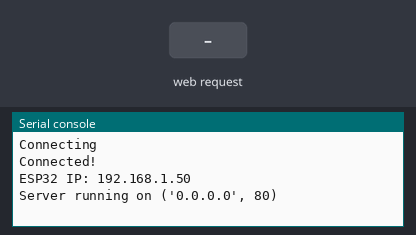
This program was run on a simulated ESP32 board running MicroPython. Shown: the last lines printed to the serial console. Inputs (shaded band) come from the test bench. WiFi joins after 1.5 s.

Above: at 2.7 s.
2.8 s: HTTP request GET /forward received
At 4.0 s:
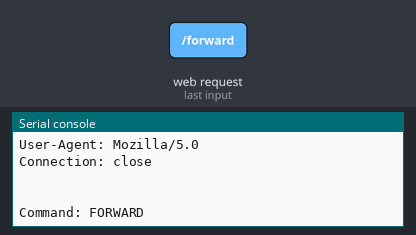
4.3 s: HTTP request GET /backward received
At 5.1 s:
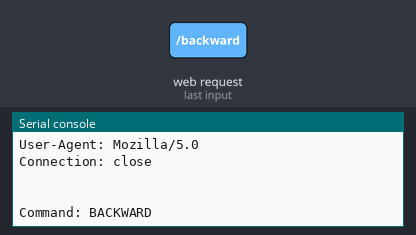
5.8 s: HTTP request GET /stop received
At 6.2 s:
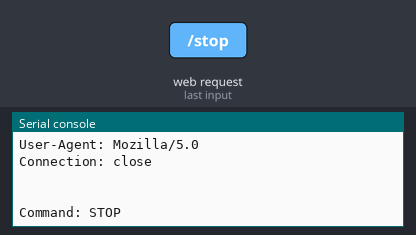
7.3 s: HTTP request GET /speed received
At 8.5 s:
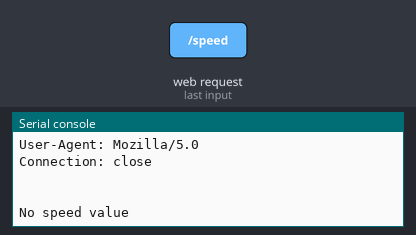
8.8 s: HTTP request GET / received
At 9.7 s:
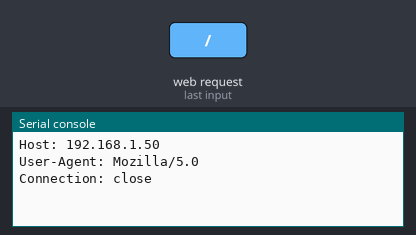

The program:

mit_app.py
```python
import network
import socket

ssid = "ssid"
password = "password"

# Connect to WiFi
wifi = network.WLAN(network.STA_IF)
wifi.active(True)
wifi.connect(ssid, password)

print("Connecting", end="")
while not wifi.isconnected():
    pass

print("\nConnected!")
print("ESP32 IP:", wifi.ifconfig()[0])


def forward():
    print("Command: FORWARD")

def backward():
    print("Command: BACKWARD")

def stop():
    print("Command: STOP")

def set_speed(value):
    print("Speed value received:", value)


# ==== Web Server ====
addr = socket.getaddrinfo('0.0.0.0', 80)[0][-1]
server = socket.socket()
server.bind(addr)
server.listen(5)

print("Server running on", addr)


while True:
    client, addr = server.accept()
    print("Client connected from", addr)

    request = client.recv(1024).decode()
    print("Request:", request)

    # ==== Parse Request ====
    if "GET /forward" in request:
        forward()
        response = "Forward received"

    elif "GET /backward" in request:
        backward()
        response = "Backward received"

    elif "GET /stop" in request:
        stop()
        response = "Stop received"

    elif "GET /speed" in request:
        # Extract value parameter
        try:
            value = request.split("value=")[1].split(" ")[0]
            set_speed(value)
        except:
            value = "None"
            print("No speed value")
        response = "Speed received"

    else:
        response = "Invalid command"


    client.send("HTTP/1.1 200 OK\r\nContent-Type: text/plain\r\n\r\n")
    client.send(response)
    client.close()
```

Measured:
- after the input at 2.8 s, the serial console: prints a new line at once (image 1)
- after the input at 4.3 s, the serial console: prints a new line at once (image 2)
- after the input at 5.8 s, the serial console: prints a new line at once (image 3)
- after the input at 7.3 s, the serial console: prints a new line at once (image 4)
- after the input at 8.8 s, the serial console: prints a new line at once (image 5)
